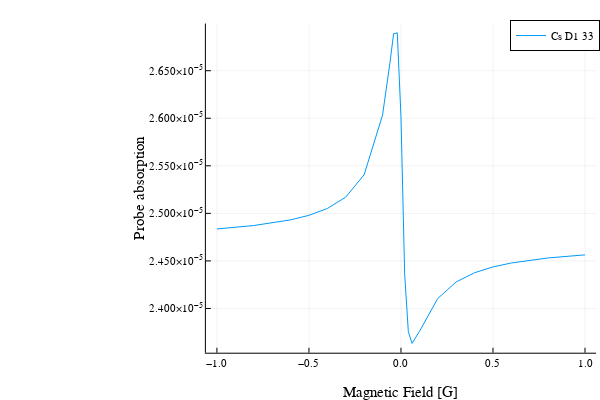

This figure's notebook cell:
### Code cell
myResults=reshape(resOmega1,(length(resOmega1),1))
yOmega1=[]
for i in 1:length(myResults)
    append!(yOmega1,myResults[i][2] |> real)
end
#yOmega1=myResults[2,:] |> real;
  dfOmega1=DataFrame(B=xOmega1,Absorption=yOmega1)
  CSV.write("CsD1_33_Omega1.csv",dfOmega1)
  plot(xOmega1,yOmega1,xlabel="Magnetic Field [G]", ylabel="Probe absorption", label="Cs D1 33")

### Figure 1 — Plotly figure (JSON) as saved in the notebook; plotly's stock layout.template omitted (floating-point values rounded to 4 significant figures)
{"data": [{"colorbar": {"len": 0.9143, "title": "", "x": 0.9934, "y": 0.533}, "legendgroup": "Cs D1 33", "line": {"color": "rgba(0, 154, 250, 1.000)", "dash": "solid", "shape": "linear", "width": 1}, "mode": "lines", "name": "Cs D1 33", "showlegend": true, "type": "scatter", "x": [-1, -0.8, -0.6, -0.5, -0.4, -0.3, -0.2, -0.1, -0.06, -0.04, -0.02, 0, 0.02, 0.04, 0.06, 0.1, 0.2, 0.3, 0.4, 0.5, 0.6, 0.8, 1], "xaxis": "x", "y": [2.484e-05, 2.487e-05, 2.493e-05, 2.498e-05, 2.505e-05, 2.517e-05, 2.541e-05, 2.603e-05, 2.658e-05, 2.689e-05, 2.69e-05, 2.601e-05, 2.436e-05, 2.376e-05, 2.363e-05, 2.376e-05, 2.411e-05, 2.428e-05, 2.438e-05, 2.444e-05, 2.448e-05, 2.453e-05, 2.456e-05], "yaxis": "y"}], "layout": {"annotations": [], "height": 400, "legend": {"bgcolor": "rgba(255, 255, 255, 1.000)", "bordercolor": "rgba(0, 0, 0, 1.000)", "borderwidth": 1, "font": {"color": "rgba(0, 0, 0, 1.000)", "family": "sans-serif", "size": 11}, "title": {"font": {"color": "rgba(0, 0, 0, 1.000)", "family": "sans-serif", "size": 15}, "text": ""}, "tracegroupgap": 0, "traceorder": "normal", "x": 1, "xanchor": "auto", "y": 1, "yanchor": "auto"}, "margin": {"b": 20, "l": 0, "r": 0, "t": 20}, "paper_bgcolor": "rgba(255, 255, 255, 1.000)", "plot_bgcolor": "rgba(255, 255, 255, 1.000)", "showlegend": true, "width": 600, "xaxis": {"anchor": "y", "domain": [0.3431, 0.9934], "gridcolor": "rgba(0, 0, 0, 0.100)", "gridwidth": 0.5, "linecolor": "rgba(0, 0, 0, 1.000)", "mirror": false, "range": [-1.06, 1.06], "showgrid": true, "showline": true, "showticklabels": true, "tickangle": 0, "tickcolor": "rgb(0, 0, 0)", "tickfont": {"color": "rgba(0, 0, 0, 1.000)", "family": "sans-serif", "size": 11}, "tickmode": "array", "ticks": "inside", "ticktext": ["−1.0", "−0.5", "0.0", "0.5", "1.0"], "tickvals": [-1, -0.5, 0, 0.5, 1], "title": "Magnetic Field [G]", "titlefont": {"color": "rgba(0, 0, 0, 1.000)", "family": "sans-serif", "size": 15}, "type": "-", "visible": true, "zeroline": false, "zerolinecolor": "rgba(0, 0, 0, 1.000)"}, "yaxis": {"anchor": "x", "domain": [0.07581, 0.9902], "gridcolor": "rgba(0, 0, 0, 0.100)", "gridwidth": 0.5, "linecolor": "rgba(0, 0, 0, 1.000)", "mirror": false, "range": [2.353e-05, 2.7e-05], "showgrid": true, "showline": true, "showticklabels": true, "tickangle": 0, "tickcolor": "rgb(0, 0, 0)", "tickfont": {"color": "rgba(0, 0, 0, 1.000)", "family": "sans-serif", "size": 11}, "tickmode": "array", "ticks": "inside", "ticktext": ["2.400×10<sup>−5</sup>", "2.450×10<sup>−5</sup>", "2.500×10<sup>−5</sup>", "2.550×10<sup>−5</sup>", "2.600×10<sup>−5</sup>", "2.650×10<sup>−5</sup>"], "tickvals": [2.4e-05, 2.45e-05, 2.5e-05, 2.55e-05, 2.6e-05, 2.65e-05], "title": "Probe absorption", "titlefont": {"color": "rgba(0, 0, 0, 1.000)", "family": "sans-serif", "size": 15}, "type": "-", "visible": true, "zeroline": false, "zerolinecolor": "rgba(0, 0, 0, 1.000)"}}}
